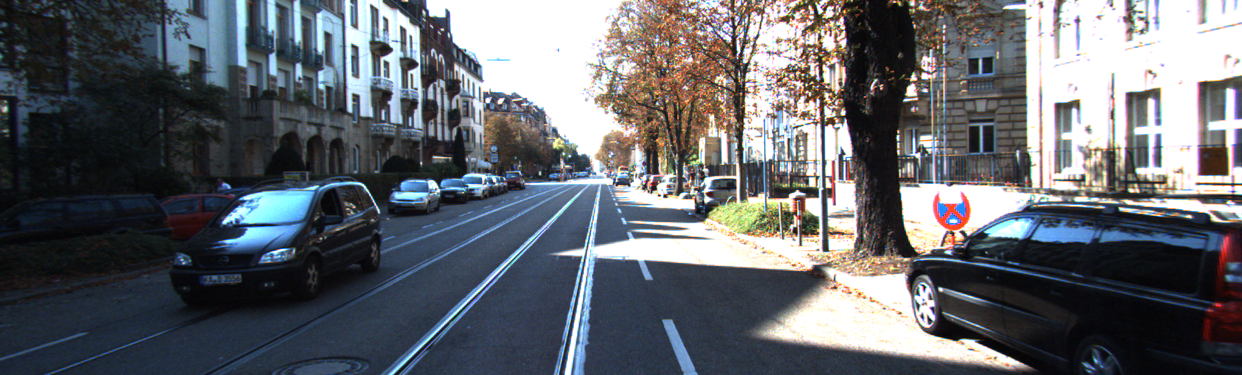
%> input picture demo_KITTI_2015/training/image_2/000000_10.png, 1242 x 375 px; its folder holds only this picture in this run
$ octave prep_images.m   (GNU Octave 9; MATLAB toolbox functions it lacks are replaced by stand-ins)
%> lines starting %> are read from the running program, lines starting %| are printed output that depends on the picture
disp('======= Prepare train & test data from KITTI datasets =======');
clear all; close all; dbstop error;

%% Image creation & modification flags & parameters

% Run test on small set of images
doUseDemoData = false;

% Which sets of images to create (will need all)
doCreateLeftImages = true;
doCreateRightImages = true;
doCreateGroundTruthImages = true;

% Apply the dilation morphology to ground truth
doDilateGroundTruth = true;
%dilator = ones(3, 3);
dilator = strel('sphere', 2);

% Create flipped versions of the training images
doFlipImages = true;

% Convert the color training images to grayscale
doUseGrayscale = true;

% Downsample the images
doResize = true;
resizH = 128;
resizW = 2 * resizH;

% Shuffle the order of the images in the manifest files
doShuffle = true;

% Size to which to crop images (in pixels)
cropH = 370;
cropW = 2 * cropH;
cropL = floor(cropW / 2);
cropR = cropL + cropW - 1;

% Percent of total images to set aside for testing/validation
tstPerc = 10;

% Target output directory
if doUseDemoData
    outDir = '../demo_prepped_images/';
else
    outDir = '../prepped_images/';
end

% The label to put into the manifest (text file)
%   NOTE: the label value doesn't matter, will use a loss function
placeLabel = 0;


%% Copy training images into target folder
% Start with the KITTI 2015 dataset
disp('======= Formatting images from KITTI 2015 =======');

if doUseDemoData
    lDir = '../demo_KITTI_2015/training/image_2/';
    rDir = '../demo_KITTI_2015/training/image_3/';
    gt10Dir = '../demo_KITTI_2015/training/disp_occ_0/';
else
    lDir = '../KITTI_2015/training/image_2/';
    rDir = '../KITTI_2015/training/image_3/';
    gt10Dir = '../KITTI_2015/training/disp_occ_0/';
end

% Copy all (_10) Left images
if doCreateLeftImages
    files = dir(strcat(lDir, '*_10.png'));
    newIdx = 1;
    for index = 1:length(files)
    %for index = 1:2

        [~, fname] = fileparts(files(index).name);
        sName = strcat(lDir, fname, '.png');
    %    tName = strcat(tDir, num2str(index-1, '%05d'), 'L.png');
    %    copyfile(sName, tName);
        I = imread(sName);
%> I is the input picture: size 375x1242x3 uint8; mean R, G, B 98.9, 102.1, 107.6

        % Convert the image to grayscale
        if doUseGrayscale
            Isize = size(I);
%> Isize = [375 1242 3]
            if (length(Isize) == 3)
                if (Isize(3) == 3);
                    I = rgb2gray(I);
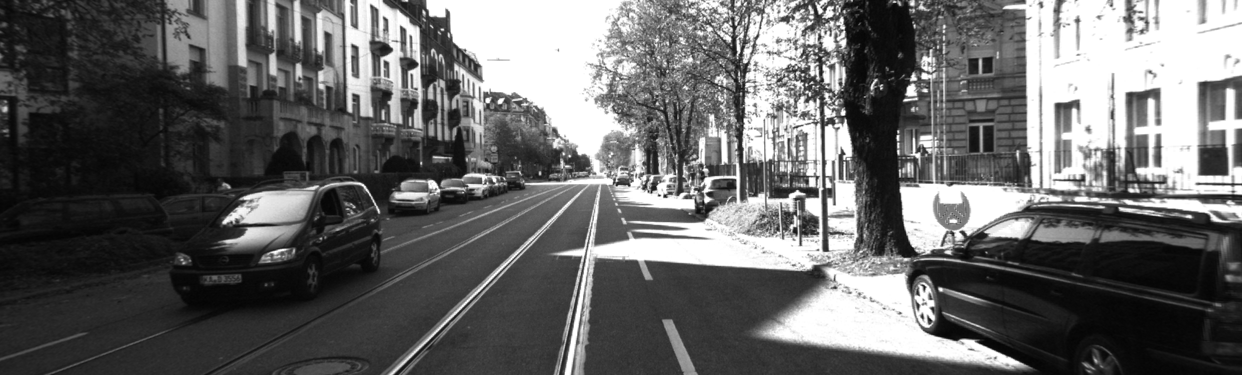
%> I: size 375x1242 uint8; min 4, max 255, mean 101.8
                end
            end
        end

        % [10 lines of commented-out code are left out]
        IL = I( (Isize(1)-cropH+1):Isize(1), 1:cropW, :);
        IC = I( (Isize(1)-cropH+1):Isize(1), cropL:cropR, :);
        IR = I( (Isize(1)-cropH+1):Isize(1), (Isize(2)-cropW+1):Isize(2), :);

        if doResize
            IL = imresize(IL, [resizH, resizW]);
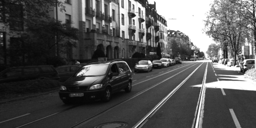
%> IL: size 128x256 uint8; min 5, max 255, mean 84.7
            IC = imresize(IC, [resizH, resizW]);
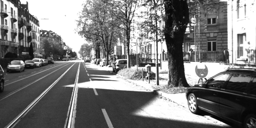
%> IC: size 128x256 uint8; min 1, max 255, mean 123
            IR = imresize(IR, [resizH, resizW]);
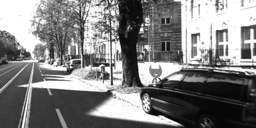
%> IR: size 128x256 uint8; min 1, max 255, mean 127.4
        end

        imwrite(IL, strcat(outDir, num2str(newIdx, '%05d'), 'L.png'));
        imwrite(IC, strcat(outDir, num2str(newIdx+1, '%05d'), 'L.png'));
        imwrite(IR, strcat(outDir, num2str(newIdx+2, '%05d'), 'L.png'));
        newIdx = newIdx + 3;

        % Flip training files
        if doFlipImages
            ILflip = fliplr(IR);
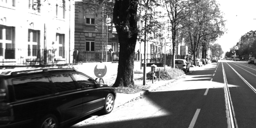
%> ILflip: size 128x256 uint8; min 1, max 255, mean 127.4; mean of the top-left, top-right, bottom-left and bottom-right quarters 156.7, 154.5, 77.9, 120.6
            ICflip = fliplr(IC);
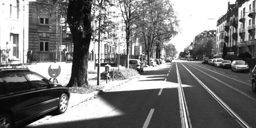
%> ICflip: size 128x256 uint8; min 1, max 255, mean 123; mean of the top-left, top-right, bottom-left and bottom-right quarters 135.5, 147.8, 117.2, 91.7
            IRflip = fliplr(IL);
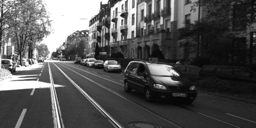
%> IRflip: size 128x256 uint8; min 5, max 255, mean 84.7; mean of the top-left, top-right, bottom-left and bottom-right quarters 147.7, 58.7, 91.9, 40.4
            imwrite(IRflip, strcat(outDir, num2str(newIdx, '%05d'), 'R.png'));
            imwrite(ICflip, strcat(outDir, num2str(newIdx+1, '%05d'), 'R.png'));
            imwrite(ILflip, strcat(outDir, num2str(newIdx+2, '%05d'), 'R.png'));
            newIdx = newIdx + 3;
        end

    end %for files
end %if create Left

% Copy all (_10) Right images
if doCreateRightImages
    files = dir(strcat(rDir, '*_10.png'));
    newIdx = 1;
    for index = 1:length(files)
    %for index = 1:2

        [~, fname] = fileparts(files(index).name);
        sName = strcat(rDir, fname, '.png');
    %    tName = strcat(tDir, num2str(index-1, '%05d'), 'R.png');
    %    copyfile(sName, tName);
        I = imread(sName);

        % Convert the image to grayscale
        if doUseGrayscale
            Isize = size(I);
            if (length(Isize) == 3)
                if (Isize(3) == 3);
                    I = rgb2gray(I);
                end
            end
        end

        % [11 lines of commented-out code are left out]
        IL = I( (Isize(1)-cropH+1):Isize(1), 1:cropW, :);
        IC = I( (Isize(1)-cropH+1):Isize(1), cropL:cropR, :);
        IR = I( (Isize(1)-cropH+1):Isize(1), (Isize(2)-cropW+1):Isize(2), :);

        if doResize
            IL = imresize(IL, [resizH, resizW]);
            IC = imresize(IC, [resizH, resizW]);
            IR = imresize(IR, [resizH, resizW]);
        end

        imwrite(IL, strcat(outDir, num2str(newIdx, '%05d'), 'R.png'));
        imwrite(IC, strcat(outDir, num2str(newIdx+1, '%05d'), 'R.png'));
        imwrite(IR, strcat(outDir, num2str(newIdx+2, '%05d'), 'R.png'));
        newIdx = newIdx + 3;


        % Flip training files
        if doFlipImages
            ILflip = fliplr(IR);
            ICflip = fliplr(IC);
            IRflip = fliplr(IL);
            imwrite(IRflip, strcat(outDir, num2str(newIdx, '%05d'), 'L.png'));
            imwrite(ICflip, strcat(outDir, num2str(newIdx+1, '%05d'), 'L.png'));
            imwrite(ILflip, strcat(outDir, num2str(newIdx+2, '%05d'), 'L.png'));
            newIdx = newIdx + 3;
        end

    end %for files
end %if create Right

% Copy all (_10) Ground Truth images
if doCreateGroundTruthImages
    files = dir(strcat(gt10Dir, '*.png'));
    newIdx = 1;
    for index = 1:length(files)
    %for index = 1:2

        [~, fname] = fileparts(files(index).name);
        sName = strcat(gt10Dir, fname, '.png');
    %    tName = strcat(tDir, num2str(index-1, '%05d'), 'GT.png');
    %    copyfile(sName, tName);
        I = imread(sName);
        Isize = size(I);

        if doDilateGroundTruth
            I = imdilate(I, dilator);
        end

        % [10 lines of commented-out code are left out]
        IL = I( (Isize(1)-cropH+1):Isize(1), 1:cropW, :);
        IC = I( (Isize(1)-cropH+1):Isize(1), cropL:cropR, :);
        IR = I( (Isize(1)-cropH+1):Isize(1), (Isize(2)-cropW+1):Isize(2), :);

        if doResize
            IL = imresize(IL, [resizH, resizW]);
            IC = imresize(IC, [resizH, resizW]);
            IR = imresize(IR, [resizH, resizW]);
        end

        imwrite(IL, strcat(outDir, num2str(newIdx, '%05d'), 'GT.png'));
        imwrite(IC, strcat(outDir, num2str(newIdx+1, '%05d'), 'GT.png'));
        imwrite(IR, strcat(outDir, num2str(newIdx+2, '%05d'), 'GT.png'));
        newIdx = newIdx + 3;

        % Flip training files
        if doFlipImages
            ILflip = fliplr(IR);
            ICflip = fliplr(IC);
            IRflip = fliplr(IL);
            imwrite(IRflip, strcat(outDir, num2str(newIdx, '%05d'), 'GT.png'));
            imwrite(ICflip, strcat(outDir, num2str(newIdx+1, '%05d'), 'GT.png'));
            imwrite(ILflip, strcat(outDir, num2str(newIdx+2, '%05d'), 'GT.png'));
            newIdx = newIdx + 3;
        end

    end %for files
end %if create GT

% [15 lines of commented-out code are left out]


%% Copy training images into target folder
% Continue with the KITTI 2012 dataset
disp('======= Formatting images from KITTI 2012 =======');

startIdx = newIdx;

if doUseDemoData
    dirPrefix = '../demo_KITTI_2012/training/';
else
    dirPrefix = '../KITTI_2012/training/';
end

if doUseGrayscale
    lDir = strcat( dirPrefix, 'image_0/' );
    rDir = strcat( dirPrefix, 'image_1/' );
else
    lDir = strcat( dirPrefix, 'colored_0/' );
    rDir = strcat( dirPrefix, 'colored_1/' );
end
gt10Dir = strcat( dirPrefix, 'disp_occ/' );

% Copy all (_10) Left images
if doCreateLeftImages
    files = dir(strcat(lDir, '*_10.png'));
    newIdx = startIdx;
    for index = 1:length(files)

        [~, fname] = fileparts(files(index).name);
        sName = strcat(lDir, fname, '.png');
        I = imread(sName);

        % Convert the image to grayscale
        if doUseGrayscale
            Isize = size(I);
            if (length(Isize) == 3)
                I = rgb2gray(I);
                % [5 lines of commented-out code are left out]
            end
        end

        % [19 lines of commented-out code are left out]
        IL = I( (Isize(1)-cropH+1):Isize(1), 1:cropW, :);
        IC = I( (Isize(1)-cropH+1):Isize(1), cropL:cropR, :);
        IR = I( (Isize(1)-cropH+1):Isize(1), (Isize(2)-cropW+1):Isize(2), :);

        if doResize
            IL = imresize(IL, [resizH, resizW]);
            IC = imresize(IC, [resizH, resizW]);
            IR = imresize(IR, [resizH, resizW]);
        end

        imwrite(IL, strcat(outDir, num2str(newIdx, '%05d'), 'L.png'));
        imwrite(IC, strcat(outDir, num2str(newIdx+1, '%05d'), 'L.png'));
        imwrite(IR, strcat(outDir, num2str(newIdx+2, '%05d'), 'L.png'));
        newIdx = newIdx + 3;

        % Flip training files
        if doFlipImages
            ILflip = fliplr(IR);
            ICflip = fliplr(IC);
            IRflip = fliplr(IL);
            imwrite(IRflip, strcat(outDir, num2str(newIdx, '%05d'), 'R.png'));
            imwrite(ICflip, strcat(outDir, num2str(newIdx+1, '%05d'), 'R.png'));
            imwrite(ILflip, strcat(outDir, num2str(newIdx+2, '%05d'), 'R.png'));
            newIdx = newIdx + 3;
        end

    end %for files
end %if create Left

% Copy all (_10) Right images
if doCreateRightImages
    files = dir(strcat(rDir, '*_10.png'));
    newIdx = startIdx;
    for index = 1:length(files)

        [~, fname] = fileparts(files(index).name);
        sName = strcat(rDir, fname, '.png');
        I = imread(sName);

        % Convert the image to grayscale
        if doUseGrayscale
            Isize = size(I);
            if (length(Isize) == 3)
                I = rgb2gray(I);
                % [5 lines of commented-out code are left out]
            end
        end

        % [20 lines of commented-out code are left out]
        IL = I( (Isize(1)-cropH+1):Isize(1), 1:cropW, :);
        IC = I( (Isize(1)-cropH+1):Isize(1), cropL:cropR, :);
        IR = I( (Isize(1)-cropH+1):Isize(1), (Isize(2)-cropW+1):Isize(2), :);

        if doResize
            IL = imresize(IL, [resizH, resizW]);
            IC = imresize(IC, [resizH, resizW]);
            IR = imresize(IR, [resizH, resizW]);
        end

        imwrite(IL, strcat(outDir, num2str(newIdx, '%05d'), 'R.png'));
        imwrite(IC, strcat(outDir, num2str(newIdx+1, '%05d'), 'R.png'));
        imwrite(IR, strcat(outDir, num2str(newIdx+2, '%05d'), 'R.png'));
        newIdx = newIdx + 3;


        % Flip training files
        if doFlipImages
            ILflip = fliplr(IR);
            ICflip = fliplr(IC);
            IRflip = fliplr(IL);
            imwrite(IRflip, strcat(outDir, num2str(newIdx, '%05d'), 'L.png'));
            imwrite(ICflip, strcat(outDir, num2str(newIdx+1, '%05d'), 'L.png'));
            imwrite(ILflip, strcat(outDir, num2str(newIdx+2, '%05d'), 'L.png'));
            newIdx = newIdx + 3;
        end

    end %for files
end %if create Right

% Copy all (_10) Ground Truth images
if doCreateGroundTruthImages
    files = dir(strcat(gt10Dir, '*.png'));
    newIdx = startIdx;
    for index = 1:length(files)

        [~, fname] = fileparts(files(index).name);
        sName = strcat(gt10Dir, fname, '.png');
        I = imread(sName);
        Isize = size(I);

        if doDilateGroundTruth
            I = imdilate(I, dilator);
        end

        % [19 lines of commented-out code are left out]
        IL = I( (Isize(1)-cropH+1):Isize(1), 1:cropW, :);
        IC = I( (Isize(1)-cropH+1):Isize(1), cropL:cropR, :);
        IR = I( (Isize(1)-cropH+1):Isize(1), (Isize(2)-cropW+1):Isize(2), :);

        if doResize
            IL = imresize(IL, [resizH, resizW]);
            IC = imresize(IC, [resizH, resizW]);
            IR = imresize(IR, [resizH, resizW]);
        end

        imwrite(IL, strcat(outDir, num2str(newIdx, '%05d'), 'GT.png'));
        imwrite(IC, strcat(outDir, num2str(newIdx+1, '%05d'), 'GT.png'));
        imwrite(IR, strcat(outDir, num2str(newIdx+2, '%05d'), 'GT.png'));
        newIdx = newIdx + 3;

        % Flip training files
        if doFlipImages
            ILflip = fliplr(IR);
            ICflip = fliplr(IC);
            IRflip = fliplr(IL);
            imwrite(IRflip, strcat(outDir, num2str(newIdx, '%05d'), 'GT.png'));
            imwrite(ICflip, strcat(outDir, num2str(newIdx+1, '%05d'), 'GT.png'));
            imwrite(ILflip, strcat(outDir, num2str(newIdx+2, '%05d'), 'GT.png'));
            newIdx = newIdx + 3;
        end

    end %for files
end %if create GT


%% Write the labels file for convert_imagespace
disp('======= Writing the image manifest files  =======');

imgCount = newIdx - 1;

if doShuffle
    imgIdx = randperm(imgCount);
else
    imgIdx = 1:imgCount;
end

trnCount = ceil(imgCount * (100 - tstPerc) / 100);
trnMan = imgIdx(1:trnCount);
tstCount = floor(imgCount * tstPerc / 100);
tstMan = imgIdx((trnCount+1):imgCount);

suffix = {'L', 'R', 'GT'};
for i = 1:3
    lineFormat = strcat('/%05d', char(suffix(i)), '.png', 32, num2str(placeLabel), '\n');

    fID = fopen( strcat(outDir, 'manifestTrain', char(suffix(i)), '.txt'), 'w' );
    fprintf(fID, lineFormat, trnMan);
    fclose(fID);

    fID = fopen( strcat(outDir, 'manifestTest', char(suffix(i)), '.txt'), 'w' );
    fprintf(fID, lineFormat, tstMan);
    fclose(fID);
end


disp('Fin.');

$ run again, on demo_KITTI_2015/training/image_2/000001_10.png
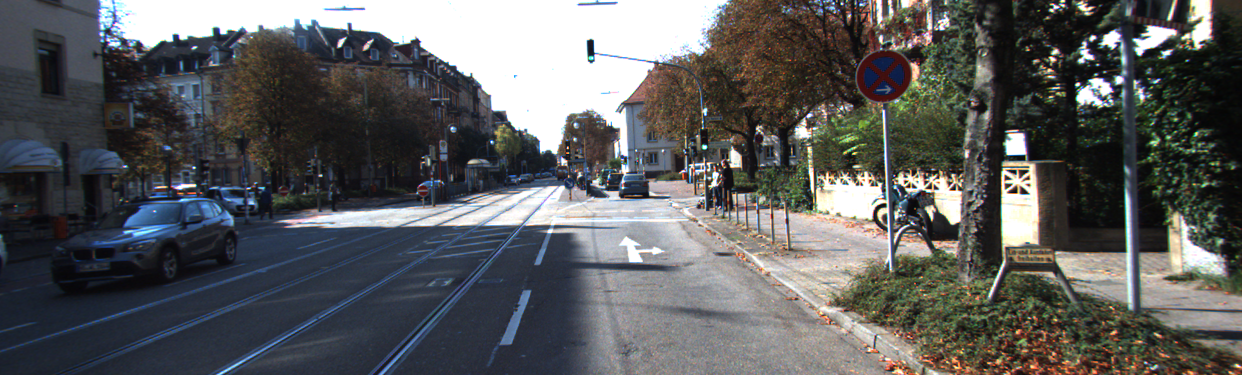
%> input picture demo_KITTI_2015/training/image_2/000001_10.png, 1242 x 375 px
%> I is the input picture: size 375x1242x3 uint8; mean R, G, B 92, 92.9, 93.4
%> I: size 375x1242 uint8
%> `ICflip = fliplr(IC);`:
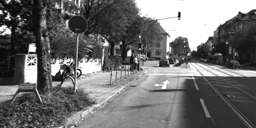
%> ICflip: size 128x256 uint8; min 5, max 255, mean 110.3; mean of the top-left, top-right, bottom-left and bottom-right quarters 68, 143, 119.8, 110.3
%> `IRflip = fliplr(IL);`:
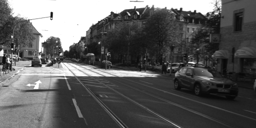
%> IRflip: size 128x256 uint8; min 7, max 255, mean 93.7; mean of the top-left, top-right, bottom-left and bottom-right quarters 143, 73.6, 110.5, 47.8
